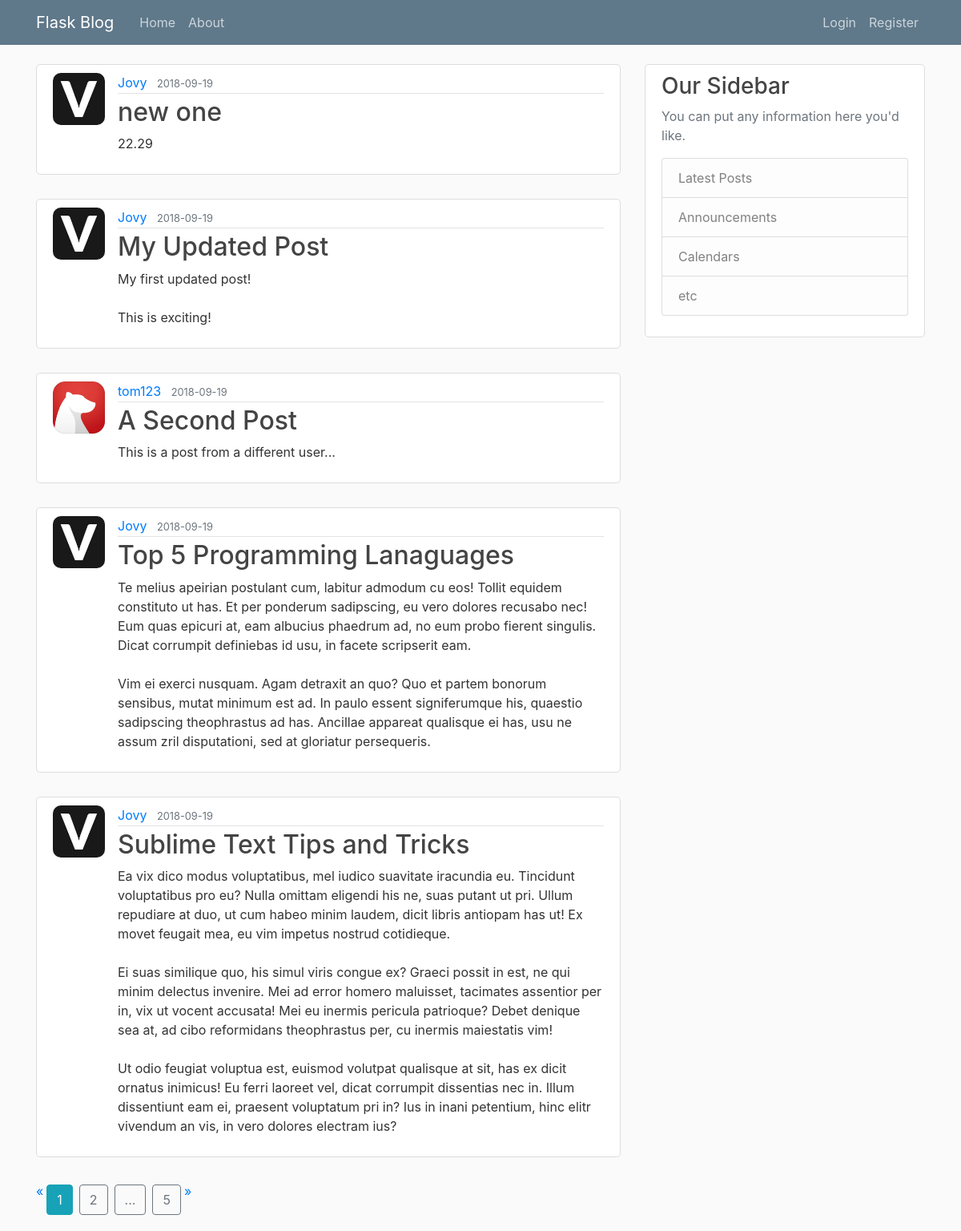
The page /home on the database its author committed.
### flaskblog/models.py (models this page shows, shortened)
class Post(db.Model):
    id = db.Column(db.Integer, primary_key=True)
    title = db.Column(db.String(100), nullable=False)
    date_posted = db.Column(db.DateTime, nullable=False, default=datetime.utcnow())
    content = db.Column(db.Text, nullable=False)
    user_id = db.Column(db.Integer, db.ForeignKey('user.id'), nullable=False)

class User(db.Model, UserMixin):
    id = db.Column(db.Integer, primary_key=True)
    username = db.Column(db.String(20), unique=True, nullable=False)
    email = db.Column(db.String(120), unique=True, nullable=False)
    image_file = db.Column(db.String(20), nullable=False, default='default.jpg')
    password = db.Column(db.String(60), nullable=False)
    posts = db.relationship('Post', backref='author', lazy='dynamic')

### flaskblog/routes.py (the view)
@app.route("/")
@app.route("/home")
def home():
    page = request.args.get('page', default=1, type=int)
    posts = Post.query.order_by(Post.date_posted.desc()).paginate(per_page=5, page=page)
    return render_template('home.html', posts=posts)

### flaskblog/templates/home.html
{% extends "layout.html" %}
{% from 'render_pages.html' import render_pagination %}
{% block content %}
  {% for post in posts.items %}
    <article class="media content-section">
      <img class="article-img" src="{{ url_for('static', filename='profile_pics/' + post.author.image_file) }}"
           alt="Image">
      <div class="media-body">
        <div class="article-metadata">
          <a class="mr-2" href="{{ url_for('user_posts', username=post.author.username) }}">{{ post.author.username }}</a>
          <small class="text-muted">{{ post.date_posted.strftime('%Y-%m-%d') }}</small>
        </div>
        <h2><a class="article-title" href="{{ url_for('post', post_id=post.id) }}">{{ post.title }}</a></h2>
        <p class="article-content">{{ post.content }}</p>
      </div>
    </article>
  {% endfor %}
  <div>
    {{ render_pagination(posts, 'home') }}
  </div>
{% endblock content %}

### flaskblog/templates/layout.html (shortened to what this page needs)
<!DOCTYPE html>
<html>
<head>
  <link rel="stylesheet" href="https://maxcdn.bootstrapcdn.com/bootstrap/4.0.0/css/bootstrap.min.css"
>
  <link rel="stylesheet" type="text/css" href="{{ url_for('static', filename='main.css') }}">
</head>
<body>
<header class="site-header">
  <nav class="navbar navbar-expand-md navbar-dark bg-steel fixed-top">
    <div class="container">
      <a class="navbar-brand mr-4" href="/">Flask Blog</a>
      <div class="collapse navbar-collapse" id="navbarToggle">
        <div class="navbar-nav mr-auto">
          <a class="nav-item nav-link" href="{{ url_for('home') }}">Home</a>
          <a class="nav-item nav-link" href="{{ url_for('about') }}">About</a>
        </div>
        <div class="navbar-nav">
          {% if current_user.is_authenticated %}
            <a class="nav-item nav-link" href="{{ url_for('new_post') }}">New Post</a>
            <a class="nav-item nav-link" href="{{ url_for('account') }}">Account</a>
            <a class="nav-item nav-link" href="{{ url_for('logout') }}">Logout</a>
          {% else %}
            <a class="nav-item nav-link" href="{{ url_for('login') }}">Login</a>
            <a class="nav-item nav-link" href="{{ url_for('register') }}">Register</a>
          {% endif %}
        </div>
      </div>
    </div>
  </nav>
</header>
<main role="main" class="container">
  <div class="row">
    <div class="col-md-8">
      {% block content %}{% endblock %}
    </div>
    <div class="col-md-4">
      <div class="content-section">
        <h3>Our Sidebar</h3>
        <p class='text-muted'>You can put any information here you'd like.
        <ul class="list-group">
          <li class="list-group-item list-group-item-light">Latest Posts</li>
          <li class="list-group-item list-group-item-light">Announcements</li>
          <li class="list-group-item list-group-item-light">Calendars</li>
          <li class="list-group-item list-group-item-light">etc</li>
        </ul>
        </p>
      </div>
    </div>
  </div>
</main>
</body>
</html>

### flaskblog/templates/render_pages.html
{% macro render_pagination(pagination, endpoint) %}
    <ul class="pagination pagination-large">
      <li><a href="#">&laquo;</a></li>
      {% for page_num in pagination.iter_pages(right_current=2, left_current=1, left_edge=1, right_edge=1) %}
        {% if page_num == pagination.page %}
          <li><a class="btn btn-info m-1" href="{{ url_for('home', page=page_num) }}">{{ page_num }}</a></li>
        {% elif page_num != None %}
          <li><a class="btn btn-outline-secondary m-1" href="{{ url_for('home', page=page_num) }}">{{ page_num }}</a></li>
        {% else %}
          <li><a class="btn btn-outline-secondary m-1" href="#">...</a></li>
        {% endif %}
      {% endfor %}
      <li><a href="#">&raquo;</a></li>
    </ul>
{% endmacro %}

### flaskblog/static/main.css (style rules this page uses)
body { background: #fafafa; color: #333333; margin-top: 5rem; }
h1, h2, h3, h4, h5, h6 { color: #444444; }
.bg-steel { background-color: #5f788a; }
.site-header .navbar-nav .nav-link { color: #cbd5db; }
.content-section { background: #ffffff; padding: 10px 20px; border: 1px solid #dddddd; border-radius: 5px; margin-bottom: 30px; }
.article-title { color: #444444; }
.article-content { white-space: pre-line; }
.article-img { height: 65px; width: 65px; margin-right: 16px; border-radius: 10px; }
.article-metadata { padding-bottom: 1px; margin-bottom: 4px; border-bottom: 1px solid #e3e3e3 }

### rows shown on the page
Post: image_file (picture), author.username "Jovy", date_posted "2018-09-19", title "new one", content "22.29"
Post: image_file (picture), author.username "Jovy", date_posted "2018-09-19", title "My Updated Post", content "My first updated post! This is exciting!"
Post: image_file (picture), author.username "tom123", date_posted "2018-09-19", title "A Second Post", content "This is a post from a different user..."
Post: image_file (picture), author.username "Jovy", date_posted "2018-09-19", title "Top 5 Programming Lanaguages", content "Te melius apeirian postulant cum, labitur admodum cu eos! Tollit equidem constituto ut has. Et per ponderum sadipscing, eu vero dolores recusabo nec! Eum quas epicuri at, eam albucius phaedrum ad, no eum probo fierent singulis. Dicat corrumpit definiebas id usu, in facete scripserit eam. Vim ei exerci nusquam. Agam detraxit an quo? Quo et partem bonorum sensibus, mutat minimum est ad. In paulo essent signiferumque his, quaestio sadipscing theophrastus ad has. Ancillae appareat qualisque ei has, usu ne assum zril disputationi, sed at gloriatur persequeris."
Post: image_file (picture), author.username "Jovy", date_posted "2018-09-19", title "Sublime Text Tips and Tricks", content "Ea vix dico modus voluptatibus, mel iudico suavitate iracundia eu. Tincidunt voluptatibus pro eu? Nulla omittam eligendi his ne, suas putant ut pri. Ullum repudiare at duo, ut cum habeo minim laudem, dicit libris antiopam has ut! Ex movet feugait mea, eu vim impetus nostrud cotidieque. Ei suas similique quo, his simul viris congue ex? Graeci possit in est, ne qui minim delectus invenire. Mei ad error homero maluisset, tacimates assentior per in, vix ut vocent accusata! Mei eu inermis pericula patrioque? Debet denique sea at, ad cibo reformidans theophrastus per, cu inermis maiestatis vim! Ut odio feugiat voluptua est, euismod volutpat qualisque at sit, has ex dicit ornatus inimicus! Eu…"

### other values the page prints
{{ page_num }} "1"
{{ page_num }} "2" "5"
